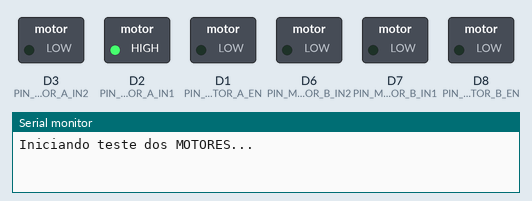
Simulated run of this sketch. Board: ESP8266 (NodeMCU). Parts: switched loads named in the sketch (green lamp = pin HIGH), the last lines printed to the serial monitor.

Above: at 0.1 s.
At 0.9 s:
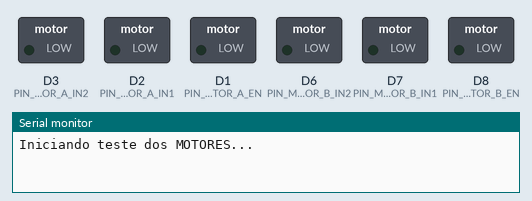
At 18.1 s:
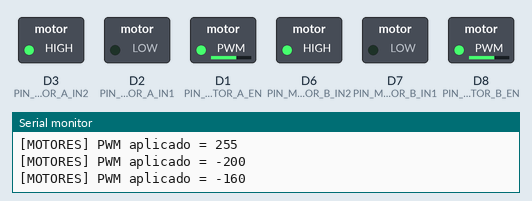
At 24.1 s:
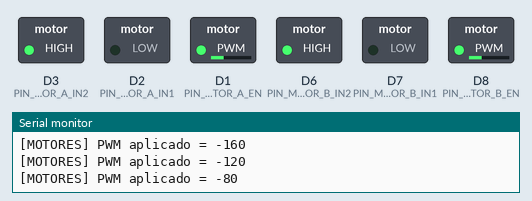
At 27.1 s:
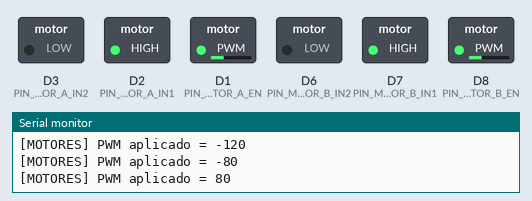
At 36.1 s:
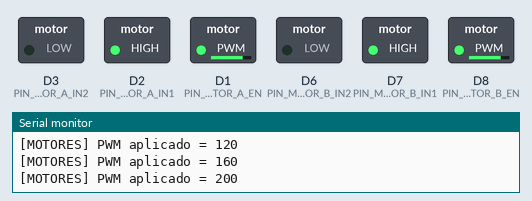
Timing chart, 0 to 40.0 s (numbered marks = the images above):
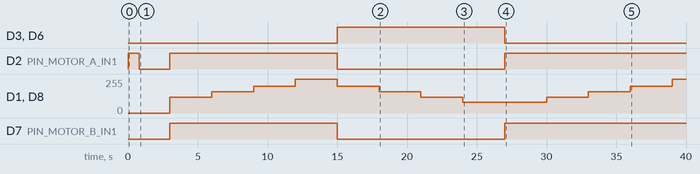

Measured:
- by itself, D3 (PIN_MOTOR_A_IN2), D6 (PIN_MOTOR_B_IN2): LOW → HIGH at 15.0 s, → LOW 12.0 s later
- by itself, D2 (PIN_MOTOR_A_IN1): HIGH → LOW at 0.80 s, → HIGH 2.2 s later, → LOW 12.0 s later, → HIGH 12.0 s later
- by itself, D7 (PIN_MOTOR_B_IN1): LOW → HIGH at 3.0 s, → LOW 12.0 s later, → HIGH 12.0 s later
- by itself, D1 (PIN_MOTOR_A_EN), D8 (PIN_MOTOR_B_EN): 0/255 → 120/255 at 3.0 s, → 160/255 3.0 s later, → 200/255 3.0 s later, → 255/255 3.0 s later, … (12 changes in this stretch)

The sketch:

motor_test.ino
```cpp
 /**
 * @file motor_test.cpp
 * @brief Teste unitario do MOTOR: resposta a PWM e direcao.
 *
 * @date nov de 2025
 * @author Dante Junqueira Pedrosa
 * @author Joao Monteiro Delveaux Silva
 * @author Samantha Kelly de Souza Sena
 * @author Felipe Augusto Cruz Sousa */

#include <Arduino.h>
#include "config.h"
#include "motor.h"

int pwmValues[] = {80, 120, 160, 200, 255, -200, -160, -120, -80};
int pwmIndex = 0;
unsigned long timerPWM = 0;
const unsigned long stepTime = 3000;  // 3s por valor
bool testingMotorA = true;            // althherna entre motor A e B

void setup() {
    Serial.begin(DEBUG_SERIAL_BAUD);
    Serial.println("Iniciando teste dos MOTORES...");
    setupMotorPins();

    pinMode(PIN_LED_DEBUG, OUTPUT);
    digitalWrite(PIN_LED_DEBUG, HIGH);
    delay(800);
    digitalWrite(PIN_LED_DEBUG, LOW);
}

void loop() {
    if (millis() - timerPWM >= stepTime) {
        timerPWM = millis();
        pwmIndex = (pwmIndex + 1) % (sizeof(pwmValues) / sizeof(int));

        int pwm = pwmValues[pwmIndex];

        // APLICAR PWM NOS DOIS MOTORES AO MESMO TEMPO:
        setMotorSpeedA(pwm);
        setMotorSpeedB(pwm);

        Serial.print("[MOTORES] PWM aplicado = ");
        Serial.println(pwm);
    }
}
```

motor.cpp
```cpp
/**
 * @file motor.cpp
 * @brief Implementacao das funcoes declaradas em motor.h
 * @date nov de 2025
 *@author Dante Junqueira Pedrosa
 *@author Joao Monte…
 *@author Samantha…
 *@author Felipe…
 */

#include "motor.h"
#include "config.h"
#include <Arduino.h>

void setupMotorPins() {
    pinMode(PIN_MOTOR_A_EN, OUTPUT);
    pinMode(PIN_MOTOR_A_IN1, OUTPUT);
    pinMode(PIN_MOTOR_A_IN2, OUTPUT);

    pinMode(PIN_MOTOR_B_EN, OUTPUT);
    pinMode(PIN_MOTOR_B_IN1, OUTPUT);
    pinMode(PIN_MOTOR_B_IN2, OUTPUT);

    digitalWrite(PIN_MOTOR_A_EN, LOW);
    digitalWrite(PIN_MOTOR_A_IN1, LOW);
    digitalWrite(PIN_MOTOR_A_IN2, LOW);

    digitalWrite(PIN_MOTOR_B_EN, LOW);
    digitalWrite(PIN_MOTOR_B_IN1, LOW);
    digitalWrite(PIN_MOTOR_B_IN2, LOW);
}

void setMotorSpeedA(int pwmValue) {
    bool direction = (pwmValue >= 0);
    int pwm = abs(pwmValue);
    if (pwm > 255) pwm = 255;

    digitalWrite(PIN_MOTOR_A_IN1, direction ? HIGH : LOW);
    digitalWrite(PIN_MOTOR_A_IN2, direction ? LOW : HIGH);
    analogWrite(PIN_MOTOR_A_EN, pwm);
}

void setMotorSpeedB(int pwmValue) {
    bool direction = (pwmValue >= 0);
    int pwm = abs(pwmValue);
    if (pwm > 255) pwm = 255;

    digitalWrite(PIN_MOTOR_B_IN1, direction ? HIGH : LOW);
    digitalWrite(PIN_MOTOR_B_IN2, direction ? LOW : HIGH);
    analogWrite(PIN_MOTOR_B_EN, pwm);
}

void sendStepInput(int pwmValue) {
    setMotorSpeedA(pwmValue);
    setMotorSpeedB(pwmValue);
}

void stopMotors() {
    analogWrite(PIN_MOTOR_A_EN, 0);
    analogWrite(PIN_MOTOR_B_EN, 0);
}
```

motor.h
```cpp
/**
 * @file motor.h
 * @brief Interface de controle dos motores DC por PWM.
 *
 * Este modulo permite configurar os pinos de acionamento do motor,
 * controlar velocidade via PWM e definir direcao de rotacao.
 *
 * @date nov de 2025
 * @author Dante Junqueira Pedrosa
 * @author Joao Monteiro Delveaux Silva
 * @author Samantha Kelly de Souza Sena
 * @author Felipe Augusto Cruz Sousa
 */

#ifndef MOTOR_H
#define MOTOR_H


/**
 * @brief Configura os pinos utilizados pelos motores.
 *
 * Deve ser chamada uma vez no setup().
 */
void setupMotorPins();

/**
 * @brief Define a velocidade do Motor A (esquerdo).
 *
 * @param pwmValue Valor entre -255 e 255 (PWM e direcao).
 */
void setMotorSpeedA(int pwmValue);

/**
 * @brief Define a velocidade do Motor B (direito).
 *
 * @param pwmValue Valor entre -255 e 255 (PWM e direcao).
 */
void setMotorSpeedB(int pwmValue);

/**
 * @brief Envia o mesmo degrau de PWM para ambos os motores.
 *
 * Usado para testes em malha aberta.
 *
 * @param pwmValue Valor entre 0 e 255.
 */
void sendStepInput(int pwmValue);

/**
 * @brief Para ambos os motores imediatamente.
 *
 * Define PWM = 0 para os dois motores.
 */
void stopMotors();

#endif // MOTOR_H
```

config.h
```cpp
/**
 * @file config.h
 * @brief Definicoes de pinos e constantes do projeto, com suporte a multiplas placas.
 *
 * Detecta automaticamente se o codigo esta sendo compilado para:
 *  - Arduino Nano
 *  - ESP32
 *  - ESP8266
 *
 * Define os pinos adequados para motor, encoder e LED de debug.
 * Tambem define constantes de controle como Ts.
 *
 * Utilizacao em ino:
 *
 * @code
 * #include "config.h"
 *
 * void setup() {
 *     Serial.begin(DEBUG_SERIAL_BAUD);
 *     Serial.println("Placa detectada: " BOARD_NAME);
 * }
 * @endcode
 *
 */

#ifndef CONFIG_H
#define CONFIG_H

// ======= TEMPO DE AMOSTRAGEM =======
#define Ts 0.01f     // tempo de amostragem em segundos (10 ms)

// ======= DEBUG OPCIONAL =======
#define DEBUG_SERIAL_BAUD 9600

// ======= ENCODER =======
#ifndef PULSES_PER_REV
#define PULSES_PER_REV 20        // definir real conforme data sheet do encoder
#endif

// ======= DETECCAO DA PLACA E DEFINICAO DE PINOS =========
#if defined(ESP32)
    #define BOARD_NAME "ESP32"

    // MOTOR A - L298N
    #define PIN_MOTOR_A_EN    23
    #define PIN_MOTOR_A_IN1   21
    #define PIN_MOTOR_A_IN2   22

    // MOTOR B - L298N
    #define PIN_MOTOR_B_EN    5
    #define PIN_MOTOR_B_IN1   18
    #define PIN_MOTOR_B_IN2   19

    // ENCODER A (APENAS D0)
    #define PIN_ENCODER_A     2

    // ENCODER B (APENAS D0)
    #define PIN_ENCODER_B     4

    #define PIN_LED_DEBUG     2

#elif defined(ESP8266)
    #define BOARD_NAME "ESP8266"

    // MOTOR A - L298N
    #define PIN_MOTOR_A_EN    D1
    #define PIN_MOTOR_A_IN1   D2
    #define PIN_MOTOR_A_IN2   D3

    // MOTOR B - L298N
    #define PIN_MOTOR_B_EN    D8
    #define PIN_MOTOR_B_IN1   D7
    #define PIN_MOTOR_B_IN2   D6

    // ENCODER A (APENAS D0)
    #define PIN_ENCODER_A     D5

    // ENCODER B (APENAS D0)
    #define PIN_ENCODER_B     D0

    #define PIN_LED_DEBUG     D2

#elif defined(ARDUINO_AVR_NANO)
    #define BOARD_NAME "ARDUINO_NANO"

    // MOTOR A - L298N
    #define PIN_MOTOR_A_EN    9
    #define PIN_MOTOR_A_IN1   8
    #define PIN_MOTOR_A_IN2   7

    // MOTOR B - L298N
    #define PIN_MOTOR_B_EN    4
    #define PIN_MOTOR_B_IN1   6
    #define PIN_MOTOR_B_IN2   5

    // ENCODER A (APENAS D0)
    #define PIN_ENCODER_A     2        // interrupcao INT0

    // ENCODER B (APENAS D0)
    #define PIN_ENCODER_B     3        // interrupcao INT1

    #define PIN_LED_DEBUG     13

#else
    #define BOARD_NAME "UNKNOWN"
    #warning Nao foi possivel detectar a placa. Definindo pinos genericos:

    // MOTOR A - L298N
    #define PIN_MOTOR_A_EN    9
    #define PIN_MOTOR_A_IN1   8
    #define PIN_MOTOR_A_IN2   7

    // MOTOR B - L298N
    #define PIN_MOTOR_B_EN    4
    #define PIN_MOTOR_B_IN1   6
    #define PIN_MOTOR_B_IN2   5

    // ENCODER A (APENAS D0)
    #define PIN_ENCODER_A     2

    // ENCODER B (APENAS D0)
    #define PIN_ENCODER_B     3

    #define PIN_LED_DEBUG     13
#endif

#endif // CONFIG_H
```
